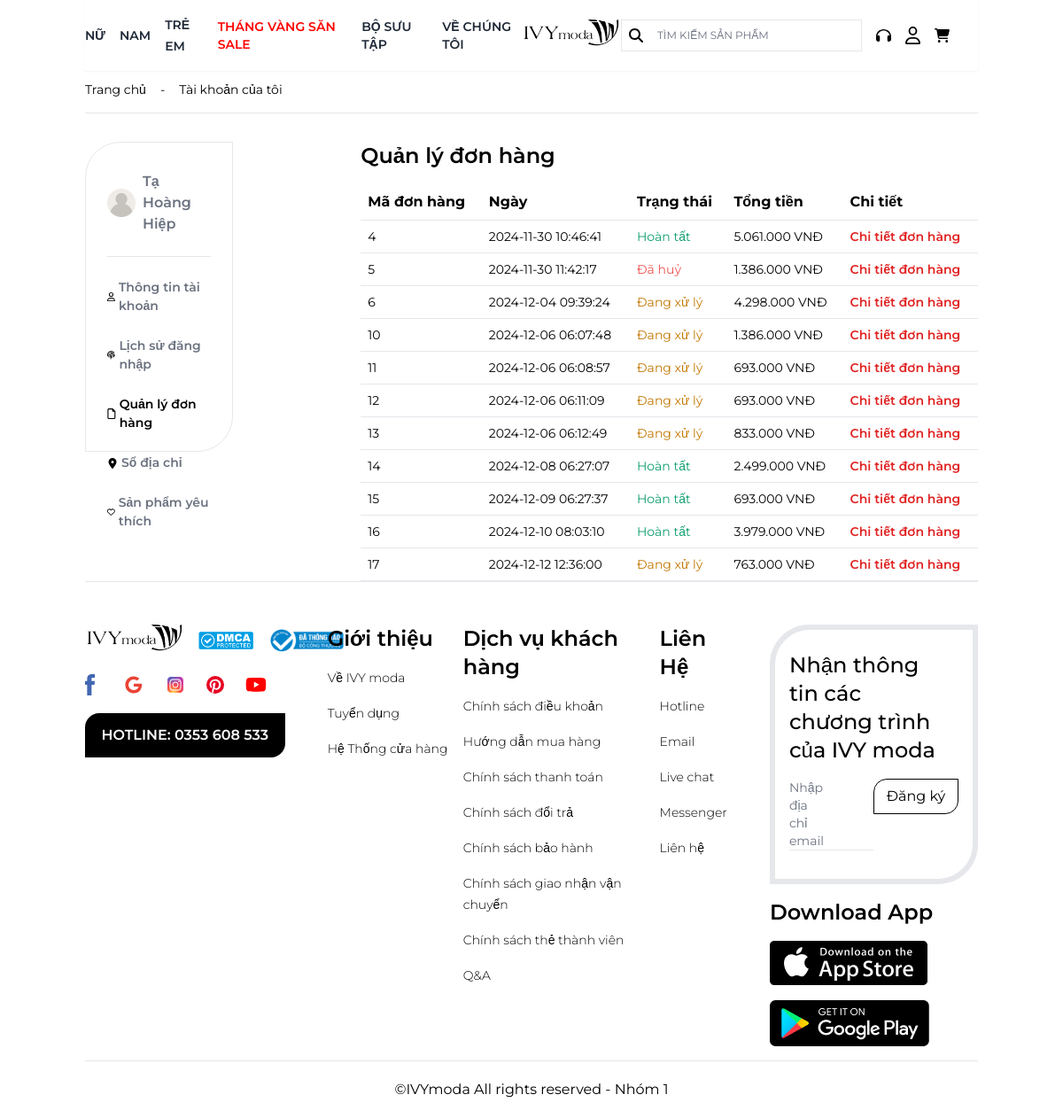
/?action=orders (signed in), run on the app's committed database.
### tables this page shows
CREATE TABLE `categories` (
  `id` int NOT NULL,
  `name` varchar(255) NOT NULL COMMENT 'Nam,Nữ,Trẻ em ...'
);

CREATE TABLE `users` (
  `id` int NOT NULL,
  `first_name` varchar(30) NOT NULL COMMENT 'Họ',
  `name` varchar(30) NOT NULL COMMENT 'Tên',
  `email` varchar(30) NOT NULL,
  `phone` varchar(10) NOT NULL COMMENT 'Số điện thoại',
  `date` varchar(30) NOT NULL COMMENT 'Ngày sinh',
  `sex` varchar(1) NOT NULL COMMENT 'Giới tính',
  `city` varchar(30) NOT NULL COMMENT 'Thành phố',
  `district` varchar(30) NOT NULL COMMENT 'Huyện',
  `commune` varchar(30) NOT NULL COMMENT 'Xẫ',
  `address` varchar(30) NOT NULL COMMENT 'Địa chỉ',
  `password` varchar(99) NOT NULL COMMENT 'Mật khẩu',
  `role` varchar(1) DEFAULT NULL,
  `join_date` datetime DEFAULT NULL,
  `verify` varchar(1) DEFAULT NULL
);

CREATE TABLE `orders` (
  `order_id` int NOT NULL,
  `user_id` int NOT NULL,
  `total_price` varchar(10) NOT NULL,
  `order_date` timestamp NULL DEFAULT CURRENT_TIMESTAMP,
  `status` enum('pending','processing','completed','cancelled') DEFAULT 'pending',
  `shipping_address` text NOT NULL,
  `total_product` int NOT NULL
);

### controllers/WebController.php (called while the page is built, shortened)
<?php
include './models/WebModel.php';
class WebController
{
    public $WebModel;
    public function __construct()
    {
        $this->WebModel = new WebModel();
    }
    public function menu()
    {
        $categories = $this->WebModel->getAllCategories();
        include "./views/client/partials/menu.php";
    }
    public function orders()
    {
        $user_id = $_SESSION['id'];
        $user = $this->WebModel->getUserByUserId($user_id);
        $orders = $this->WebModel->getOrdersByUserId($user_id);
        include './views/client/orders.php';
    }
}

### includes/connect_db.php (called while the page is built, shortened)
<?php
function connectDB()
{
    $servername = "localhost";
    $username = "duan1";
    $password = "duan1";
    $myDB = "shopivymoda";
    try {
        $conn = new PDO("mysql:host=$servername;dbname=$myDB;charset=utf8", $username, $password);
        $conn->setAttribute(PDO::ATTR_ERRMODE, PDO::ERRMODE_EXCEPTION);
        return $conn;
    } catch (PDOException $e) {
        echo "Connection failed: " . $e->getMessage();
        return null;
    }
}

### models/WebModel.php (called while the page is built, shortened)
<?php
require_once './includes/connect_db.php';
class WebModel
{
    public $conn;
    public function __construct()
    {
        $this->conn = connectDB();
    }
    public function getAllCategories()
    {
        $query = "SELECT * FROM categories";
        $stmt = $this->conn->prepare($query);
        $stmt->execute();
        $categories = $stmt->fetchAll(PDO::FETCH_ASSOC);
        return $categories;
    }
    public function getOrdersByUserId($user_id)
    {
        $query = "SELECT order_id, user_id, total_price, order_date, status, shipping_address
              FROM orders WHERE user_id = :user_id";
        $stmt = $this->conn->prepare($query);
        $stmt->execute([':user_id' => $user_id]);
        return $stmt->fetchAll(PDO::FETCH_ASSOC);
    }
    public function getUserByUserId($user_id)
    {
        try {
            $sql = "SELECT * FROM users WHERE id = :user_id";
            $stmt = $this->conn->prepare($sql);
            $stmt->bindParam(':user_id', $user_id);
            $stmt->execute();
            return $stmt->fetch();
        } catch (Exception $e) {
            echo "ERROR" . $e->getMessage();
            return null;
        }
    }
}

### views/client/orders.php (the view, shortened to what this page needs)
<?php require_once "partials/header.php" ?>
<body class="mx-[8%]">
    <?php $this->menu(); ?>
    <article class="mt-[90px]">
        <div class="flex gap-4 my-4">
            <div class="text-sm"><a href="?action=home">Trang chủ</a></div>
            <div class="text-sm">-</div>
            <div class="text-sm"> Tài khoản của tôi</div>
        </div>
        <hr class="mb-8">
        <div class="grid grid-cols-[1.2fr_5fr] gap-36">
            <?php require_once "partials/menupro5.php" ?>
            <div class="min-h-[350px]">
                <div class="font-semibold text-2xl mb-4">Quản lý đơn hàng</div>
                <?php if (!empty($orders)): ?>
                    <table class="w-full table-auto">
                        <thead>
                            <tr>
                                <th class="text-left border-b p-2">Mã đơn hàng</th>
                                <th class="text-left border-b p-2">Ngày</th>
                                <th class="text-left border-b p-2">Trạng thái</th>
                                <th class="text-left border-b p-2">Tổng tiền</th>
                                <th class="text-left border-b p-2">Chi tiết</th>
                            </tr>
                        </thead>
                        <tbody>
                            <?php foreach ($orders as $order): ?>
                                <tr>
                                    <td class="border-b text-sm p-2"><?= htmlspecialchars($order['order_id']) ?></td>
                                    <td class="border-b text-sm p-2"><?= htmlspecialchars($order['order_date']) ?></td>
                                    <td class="border-b text-sm p-2"><?php
                                                                        if ($order['status'] == 'pending') {
                                                                            echo '<div class="text-yellow-500">Đang xử lý</div>';
                                                                        }
                                                                        if ($order['status'] == 'completed') {
                                                                            echo '<div class="text-green-500">Hoàn tất</div>';
                                                                        }
                                                                        if ($order['status'] == 'cancelled') {
                                                                            echo '<div class="text-red-500">Đã huỷ</div>';
                                                                        }
                                                                        ?></td>
                                    <td class="border-b p-2 text-sm"><?= number_format($order['total_price'], 0, ',', '.') ?> VNĐ</td>
                                    <td class="border-b p-2 text-sm">
                                        <a href="?action=order_details&id=<?= htmlspecialchars($order['order_id']) ?>"
                                            class="text-red-600 hover:text-red-800 hover:underline font-semibold transition duration-300 ease-in-out">
                                            Chi tiết đơn hàng
                                        </a>
                                    </td>
                                </tr>
                            <?php endforeach; ?>
                        </tbody>
                    </table>
                <?php else: ?>
                    <p class="text-gray-500">Chưa có đơn hàng nào.</p>
                <?php endif; ?>
            </div>
        </div>
    </article>
    <hr>
</body>
<?php require_once "partials/footer.php" ?>
</html>

### views/client/partials/menu.php (shortened to what this page needs)
<header class="flex justify-between items-center py-4 bg-white fixed top-0 w-[84%] left-0 z-50 mx-[8%] shadow-sm">
    <div class="flex items-center">
        <?php foreach ($categories as $category):
        ?>
            <div class="relative group">
                <a href="#" class="text-[14px] font-semibold text-gray-800 mr-4 hover:text-red-500 transition-all duration-300"><?= mb_convert_case(htmlspecialchars($category['name']), MB_CASE_UPPER, "UTF-8") ?></a>
            </div>
        <?php endforeach; ?>
        <a href="#" class="text-sm font-semibold text-[rgb(255,0,0)] mr-4">THÁNG VÀNG SĂN SALE</a>
        <a href="#" class="text-sm font-semibold text-gray-800 mr-4 hover:text-red-500 transition-all duration-300">BỘ SƯU TẬP</a>
        <a href="#" class="text-sm font-semibold text-gray-800 hover:text-red-500 transition-all duration-300">VỀ CHÚNG TÔI</a>
    </div>
    <div class="flex items-center">
        <a href="?action=home"><img src="./public/image/logo.png" alt="Logo" class="w-32 h-auto" /></a>
    </div>
    <div class="flex items-center">
        <div class="w-80 h-9 border flex">
            <div class="flex px-2 gap-4 items-center">
                <a href="?action=search" type="submit">
                    <img src="./public/icon/search.svg" alt="" class="w-4 h-auto" />
                </a>
                <input type="text" name="searchname" id="searchname" placeholder="TÌM KIẾM SẢN PHẨM" class="text-xs p-0 outline-none border-0 focus:outline-none focus:ring-0" />
            </div>
        </div>
        <a href="#" class="ml-4"><img src="./public/icon/headphone.svg" alt="Headphone" class="w-5 h-auto" /></a>
        <?php if (!isset($_SESSION['email'])) : ?>
            <a href="?action=showFormlogin" class="ml-4">
                <img src="./public/icon/user.svg" alt="User" class="w-5 h-auto" />
            </a>
        <?php else : ?>
            <div class="ml-4 relative group">
                <img src="./public/icon/user.svg" alt="User" class="w-5 h-auto cursor-pointer" id="user-icon" />
            </div>
        <?php endif; ?>
        <a href="?action=cart" class="ml-4 mr-8"><img src="./public/icon/cart.svg" alt="Cart" class="w-5 h-auto" /></a>
    </div>
</header>

### views/client/partials/menupro5.php (shortened to what this page needs)
<div class="border rounded-tl-[40px] rounded-br-[40px] py-8 px-6 w-full h-[350px]">
    <div class="font-semibold text-gray-500 flex items-center gap-2">
        <img src="./public/image/useravt.png" class="w-8 h-8" alt="">
        <?= $user['first_name'] . ' ' . $user['name'] ?>
    </div>
    <hr class="my-6">
    <div class="pb-6 font-[550] text-gray-500 text-[14px] flex gap-1 items-center">
        <a href="?action=info">Thông tin tài khoản</a>
    </div>
    <div class="text-[14px] text-gray-500 font-[550] flex gap-1 items-center">
        <a href="?action=hislogin">Lịch sử đăng nhập</a>
    </div>
    <div class="mt-6 text-[14px] text-gray-500 font-[550] flex gap-1 items-center">
        <a href="?action=orders">Quản lý đơn hàng</a>
    </div>
    <div class="py-6 text-[14px] text-gray-500 font-[550] flex gap-1 items-center">
        <svg xmlns="http://www.w3.org/2000/svg" viewBox="0 0 384 512" class="w-3 h-3 text-gray-500">
            <path d="M215.7 499.2C267 435 384 279.4 384 192C384 86 298 0 192 0S0 86 0 192c0 87.4 117 243 168.3 307.2c12.3 15.3 35.1 15.3 47.4 0zM192 128a64 64 0 1 1 0 128 64 64 0 1 1 0-128z" />
        </svg>
        <a href="?action=address-book">Sổ địa chỉ</a>
    </div>
    <div class="text-[14px] text-gray-500 font-[550] flex gap-1 items-center">
        <a href="?action=product-love">Sản phẩm yêu thích</a>
    </div>
</div>

### data on the page
categories: name "NỮ"
categories: name "NAM"
categories: name "TRẺ EM"
users: first_name "Tạ Hoàng", name "Hiệp"
orders: order_id "4", order_date "2024-11-30 10:46:41", status "Hoàn tất", total_price "5.061.000"
orders: order_id "5", order_date "2024-11-30 11:42:17", status "Đã huỷ", total_price "1.386.000"
orders: order_id "6", order_date "2024-12-04 09:39:24", status "Đang xử lý", total_price "4.298.000"
orders: order_id "10", order_date "2024-12-06 06:07:48", status "Đang xử lý", total_price "1.386.000"
orders: order_id "11", order_date "2024-12-06 06:08:57", status "Đang xử lý", total_price "693.000"
orders: order_id "12", order_date "2024-12-06 06:11:09", status "Đang xử lý", total_price "693.000"
orders: order_id "13", order_date "2024-12-06 06:12:49", status "Đang xử lý", total_price "833.000"
orders: order_id "14", order_date "2024-12-08 06:27:07", status "Hoàn tất", total_price "2.499.000"
orders: order_id "15", order_date "2024-12-09 06:27:37", status "Hoàn tất", total_price "693.000"
orders: order_id "16", order_date "2024-12-10 08:03:10", status "Hoàn tất", total_price "3.979.000"
orders: order_id "17", order_date "2024-12-12 12:36:00", status "Đang xử lý", total_price "763.000"
